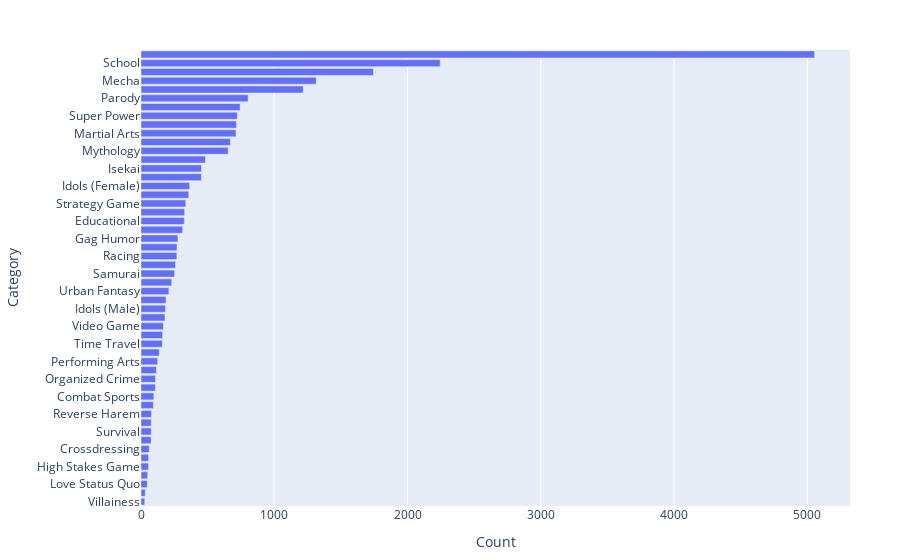

Notebook code for this chart:
### Code cell
import plotly.express as px

fig = px.bar(
    x=df_thm['count'], 
    y=df_thm.index, 
    orientation='h',
    labels={'x': 'Count', 'y': 'Category'}
)
fig.update_layout(
    height=1500,
    margin=dict(l=50, r=50, t=50, b=50)
)
fig.show()

print(df_thm.sort_values("count", ascending=False))

### Figure 1 — Plotly figure (JSON) as saved in the notebook; plotly's stock layout.template omitted (floating-point values rounded to 4 significant figures)
{"data": [{"alignmentgroup": "True", "hovertemplate": "Count=%{x}<br>Category=%{y}<extra></extra>", "legendgroup": "", "marker": {"color": "#636efa", "pattern": {"shape": ""}}, "name": "", "offsetgroup": "", "orientation": "h", "showlegend": false, "textposition": "auto", "type": "bar", "x": [28, 32, 47, 50, 57, 57, 62, 76, 77, 77, 79, 93, 96, 108, 109, 116, 125, 137, 160, 162, 168, 180, 184, 188, 209, 230, 252, 259, 269, 270, 277, 313, 325, 327, 336, 358, 365, 453, 454, 484, 654, 671, 713, 716, 723, 744, 804, 1217, 1315, 1744, 2245, 5054], "xaxis": "x", "y": ["Villainess", "Magical Sex Shift", "Love Status Quo", "Showbiz", "High Stakes Game", "Medical", "Crossdressing", "Delinquents", "Survival", "Childcare", "Reverse Harem", "Visual Arts", "Combat Sports", "Otaku Culture", "Organized Crime", "Love Polygon", "Performing Arts", "Pets", "Time Travel", "Reincarnation", "Video Game", "Vampire", "Idols (Male)", "Iyashikei", "Urban Fantasy", "Workplace", "Samurai", "CGDCT", "Racing", "Gore", "Gag Humor", "Detective", "Educational", "Team Sports", "Strategy Game", "Mahou Shoujo", "Idols (Female)", "Psychological", "Isekai", "Harem", "Mythology", "Space", "Martial Arts", "Adult Cast", "Super Power", "Military", "Parody", "Anthropomorphic", "Mecha", "Historical", "School", "Music"], "yaxis": "y"}], "layout": {"autosize": true, "barmode": "relative", "legend": {"tracegroupgap": 0}, "margin": {"b": 50, "l": 50, "r": 50, "t": 50}, "xaxis": {"anchor": "y", "autorange": true, "domain": [0, 1], "range": [0, 5320], "title": {"text": "Count"}, "type": "linear"}, "yaxis": {"anchor": "x", "autorange": true, "domain": [0, 1], "range": [-0.5, 51.5], "title": {"text": "Category"}, "type": "category"}}}
